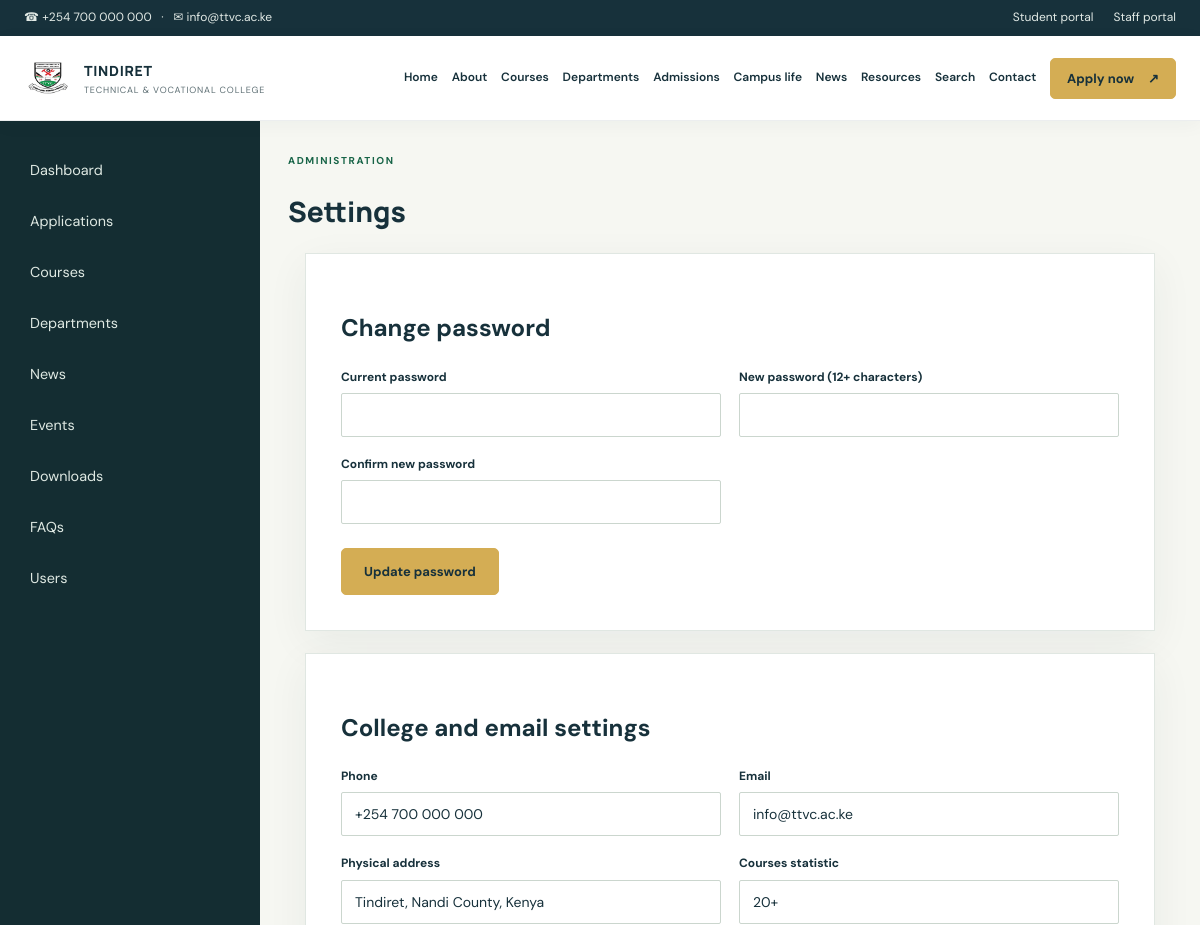
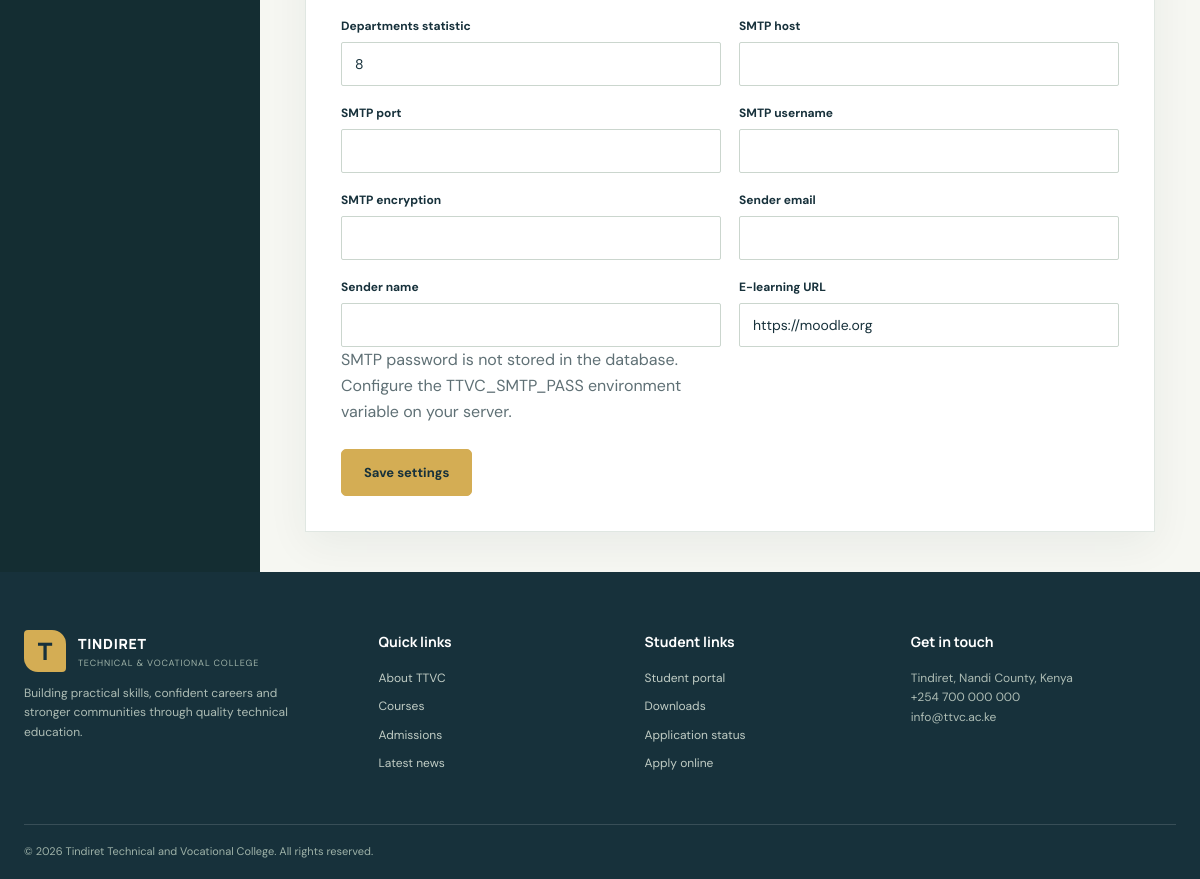
Page /admin/settings.php (signed in) on the committed database (2 pictures, top to bottom).
### tables this page shows
CREATE TABLE settings (
 id BIGINT UNSIGNED AUTO_INCREMENT PRIMARY KEY,
 setting_key VARCHAR(100) NOT NULL UNIQUE,
 setting_value TEXT NULL,
 updated_at TIMESTAMP NOT NULL DEFAULT CURRENT_TIMESTAMP ON UPDATE CURRENT_TIMESTAMP
);

### config/database.php (called while the page is built, shortened)
<?php
function db(): PDO
{
    static $pdo;
    if ($pdo instanceof PDO) {
        return $pdo;
    }
    $host = getenv('TTVC_DB_HOST') ?: '127.0.0.1';
    $port = getenv('TTVC_DB_PORT') ?: '3306';
    $database = getenv('TTVC_DB_NAME') ?: 'ttvc';
    $username = getenv('TTVC_DB_USER') ?: 'root';
    $password = getenv('TTVC_DB_PASS') ?: 'Domtila123';
    $charset = getenv('TTVC_DB_CHARSET') ?: 'utf8mb4';
    $dsn = "mysql:host={$host};port={$port};dbname={$database};charset={$charset}";
    $pdo = new PDO($dsn, $username, $password, [
        PDO::ATTR_ERRMODE => PDO::ERRMODE_EXCEPTION,
        PDO::ATTR_DEFAULT_FETCH_MODE => PDO::FETCH_ASSOC,
        PDO::ATTR_EMULATE_PREPARES => false,
        PDO::MYSQL_ATTR_INIT_COMMAND => "SET NAMES {$charset}",
    ]);
    return $pdo;
}

### includes/functions.php (called while the page is built, shortened)
<?php
require_once __DIR__ . '/../config/database.php';
function e(?string $value): string
{
    return htmlspecialchars($value ?? '', ENT_QUOTES | ENT_SUBSTITUTE, 'UTF-8');
}
function url(string $path = ''): string
{
    return APP_BASE_URL . '/' . ltrim($path, '/');
}
function setting(string $key, string $fallback = ''): string
{
    try {
        $stmt = db()->prepare('SELECT setting_value FROM settings WHERE setting_key = ? LIMIT 1');
        $stmt->execute([$key]);
        return (string)($stmt->fetchColumn() ?: $fallback);
    } catch (PDOException) {
        return $fallback;
    }
}

### admin/settings.php (the view, shortened to what this page needs)
<?php
$force=(bool)($_GET['password']??false);$pageTitle='Settings';include __DIR__.'/../includes/header.php';$nav=['Dashboard'=>'dashboard.php','Applications'=>'applications.php','Courses'=>'courses.php','Departments'=>'departments.php','News'=>'news.php','Events'=>'events.php','Downloads'=>'downloads.php','FAQs'=>'faqs.php','Users'=>'users.php'];
?><section class="admin-shell"><aside class="admin-sidebar"><?php foreach($nav as $label=>$path):?><a href="<?= e(url('admin/'.$path)) ?>"><?= e($label) ?></a><?php endforeach;?></aside><div class="admin-content"><p class="eyebrow">Administration</p><h1>Settings</h1><?php include __DIR__.'/../includes/alerts.php';?><?php if($force):?><div class="alert">Change the temporary password before using the admin dashboard.</div><?php endif;?><form class="form-panel" method="post"><input type="hidden" name="csrf_token" value="<?= e(csrf_token()) ?>"><input type="hidden" name="action" value="password"><h2>Change password</h2><div class="form-grid"><div class="field"><label>Current password</label><input name="current_password" type="password" required autocomplete="current-password"></div><div class="field"><label>New password (12+ characters)</label><input name="new_password" type="password" required minlength="12" autocomplete="new-password"></div><div class="field"><label>Confirm new password</label><input name="confirm_password" type="password" required minlength="12" autocomplete="new-password"></div></div><div class="form-actions"><button class="button">Update password</button></div></form><?php if(($_SESSION['admin_role']??'')==='Super Admin'):?><form class="form-panel" method="post" style="margin-top:22px"><input type="hidden" name="csrf_token" value="<?= e(csrf_token()) ?>"><input type="hidden" name="action" value="settings"><h2>College and email settings</h2><div class="form-grid"><?php foreach(['phone'=>'Phone','email'=>'Email','address'=>'Physical address','stat_courses'=>'Courses statistic','stat_departments'=>'Departments statistic','smtp_host'=>'SMTP host','smtp_port'=>'SMTP port','smtp_username'=>'SMTP username','smtp_encryption'=>'SMTP encryption','smtp_from_email'=>'Sender email','smtp_from_name'=>'Sender name','elearning_url'=>'E-learning URL'] as $key=>$label):?><div class="field"><label><?= e($label) ?></label><input name="<?= e($key) ?>" value="<?= e(setting($key)) ?>" <?= $key==='email'||$key==='smtp_from_email'?'type="email"':($key==='elearning_url'?'type="url"':'') ?>></div><?php endforeach;?></div><p class="body-copy">SMTP password is not stored in the database. Configure the TTVC_SMTP_PASS environment variable on your server.</p><div class="form-actions"><button class="button">Save settings</button><a class="button button-outline" href="<?= e(url('admin/users.php')) ?>">Manage administrators</a></div></form><?php endif;?></div></section><?php include __DIR__.'/../includes/footer.php';?>

### includes/navbar.php
<div class="topbar"><div class="container topbar-inner"><span>☎ <?= e(setting('phone', '+254 700 000 000')) ?> &nbsp; · &nbsp; ✉ <?= e(setting('email', 'info@ttvc.ac.ke')) ?></span><span><a href="<?= e(url('portals.php')) ?>">Student portal</a><a href="<?= e(url('admin/login.php')) ?>">Staff portal</a></span></div></div>
<header class="site-header"><div class="container nav-wrap"><a class="brand" href="<?= e(url('index.php')) ?>"><img class="brand-logo" src="<?= e(url('assets/images/Tindiret-TVC-logo.png')) ?>" alt="Tindiret TVC logo"><span><b>TINDIRET</b><small>TECHNICAL & VOCATIONAL COLLEGE</small></span></a><button class="menu-toggle" aria-label="Open navigation" aria-expanded="false">☰</button><nav class="main-nav"><a href="<?= e(url('index.php')) ?>">Home</a><a href="<?= e(url('about.php')) ?>">About</a><a href="<?= e(url('courses.php')) ?>">Courses</a><a href="<?= e(url('departments.php')) ?>">Departments</a><a href="<?= e(url('admissions.php')) ?>">Admissions</a><a href="<?= e(url('events.php')) ?>">Campus life</a><a href="<?= e(url('news.php')) ?>">News</a><a href="<?= e(url('downloads.php')) ?>">Resources</a><a href="<?= e(url('search.php')) ?>">Search</a><a href="<?= e(url('contact.php')) ?>">Contact</a><a class="button button-small" href="<?= e(url('apply.php')) ?>">Apply now <span aria-hidden="true">↗</span></a></nav></div></header>

### includes/footer.php
</main>
<footer class="site-footer"><div class="container footer-grid"><div><a class="brand brand-light" href="<?= e(url('index.php')) ?>"><span class="brand-mark">T</span><span><b>TINDIRET</b><small>TECHNICAL & VOCATIONAL COLLEGE</small></span></a><p>Building practical skills, confident careers and stronger communities through quality technical education.</p></div><div><h3>Quick links</h3><a href="<?= e(url('about.php')) ?>">About TTVC</a><a href="<?= e(url('courses.php')) ?>">Courses</a><a href="<?= e(url('admissions.php')) ?>">Admissions</a><a href="<?= e(url('news.php')) ?>">Latest news</a></div><div><h3>Student links</h3><a href="<?= e(url('portals.php')) ?>">Student portal</a><a href="<?= e(url('downloads.php')) ?>">Downloads</a><a href="<?= e(url('application-status.php')) ?>">Application status</a><a href="<?= e(url('apply.php')) ?>">Apply online</a></div><div><h3>Get in touch</h3><p><?= e(setting('address', 'Tindiret, Nandi County, Kenya')) ?><br><?= e(setting('phone', '+254 700 000 000')) ?><br><?= e(setting('email', 'info@ttvc.ac.ke')) ?></p></div></div><div class="container footer-bottom">© <?= date('Y') ?> Tindiret Technical and Vocational College. All rights reserved.</div></footer>
</body>
</html>

### assets/css/site.css (style rules this page uses)
:root { --ink:#142d32;--ink-2:#27464a;--green:#1b6755;--green-bright:#34856b;--gold:#d5a63c;--paper:#f5f5ef;--white:#fff;--muted:#667875;--line:#dce3dc;--serif:'Manrope',sans-serif;--sans:'DM Sans',sans-serif;--shadow:0 18px 48px rgba(20,45,50,.12) }
* { box-sizing:border-box }
html { scroll-behavior:smooth }
body { margin:0;color:var(--ink);font-family:var(--sans);font-size:16px;line-height:1.6;background:#fff }
a { color:inherit;text-decoration:none }
img { max-width:100% }
.container { width:min(1160px,calc(100% - 48px));margin-inline:auto }
.topbar { background:var(--ink);color:#d8e4dc;font-size:12px }
.topbar-inner { display:flex;justify-content:space-between;padding:8px 0 }
.topbar a { margin-left:20px }
.site-header { position:sticky;top:0;z-index:20;background:rgba(255,255,255,.97);border-bottom:1px solid rgba(20,45,50,.08);backdrop-filter:blur(12px) }
.nav-wrap { height:82px;display:flex;justify-content:space-between;align-items:center }
.brand { display:flex;align-items:center;gap:11px;line-height:1.15 }
.brand-mark { height:42px;width:42px;display:grid;place-items:center;background:var(--green);color:#fff;font-family:var(--serif);font-size:24px;font-weight:800;border-radius:4px 14px 4px 14px }
.brand b { display:block;font:800 14px var(--serif);letter-spacing:.5px }
.brand small { display:block;margin-top:5px;font-size:9px;letter-spacing:1px;color:var(--muted) }
.main-nav { display:flex;align-items:center;gap:24px;font-size:13px;font-weight:600 }
.button { display:inline-flex;align-items:center;justify-content:center;gap:14px;padding:14px 22px;background:var(--gold);color:var(--ink);font:700 13px var(--sans);border:1px solid var(--gold);border-radius:3px;transition:.2s }
.button-small { padding:11px 16px;font-size:12px }
.button-outline { background:transparent;color:#fff;border-color:rgba(255,255,255,.6) }
.eyebrow { text-transform:uppercase;font-size:10px;letter-spacing:1.6px;font-weight:700;color:var(--green);margin:0 0 15px }
.body-copy { max-width:400px;color:var(--muted);margin:0 0 25px }
.site-footer { background:var(--ink);color:#dce5df;padding:58px 0 0 }
.footer-grid { display:grid;grid-template-columns:1.4fr 1fr 1fr 1.2fr;gap:45px;padding-bottom:42px }
.brand-light { color:#fff }
.brand-light .brand-mark { background:var(--gold);color:var(--ink) }
.brand-light small { color:#9eb2a8 }
.footer-grid p { font-size:12px;color:#aebdb5;max-width:270px }
.footer-grid h3 { font:700 14px var(--serif);color:#fff;margin:2px 0 18px }
.footer-grid>div>a:not(.brand) { display:block;font-size:12px;color:#c1cdc5;margin:9px 0 }
.footer-bottom { border-top:1px solid rgba(255,255,255,.14);font-size:11px;color:#9eb2a8;padding:18px 0 }
.form-panel,.content-panel { max-width:850px;margin:auto;padding:35px;background:#fff;border:1px solid var(--line);box-shadow:0 12px 40px rgba(20,45,50,.06) }
.form-grid { display:grid;grid-template-columns:1fr 1fr;gap:18px }
.field { display:flex;flex-direction:column;gap:6px }
.field label { font-size:12px;font-weight:700 }
.field input,.field select,.field textarea,.search-field { width:100%;font:14px var(--sans);padding:12px 13px;border:1px solid #cbd6ce;border-radius:2px;background:#fff;color:var(--ink) }
.form-actions { display:flex;gap:12px;margin-top:24px }
.admin-shell { display:grid;grid-template-columns:240px 1fr;min-height:75vh }
.admin-sidebar { background:var(--ink);padding:24px 16px;color:#fff }
.admin-sidebar a { display:block;color:#c8d5cd;padding:10px 12px;font-size:13px;border-radius:3px }
.admin-content { padding:32px;overflow:auto }
.admin-content h1 { font:800 28px var(--serif) }

### assets/css/custom.css (style rules this page uses)
.brand { display: flex; align-items: center; gap: 12px; }
.brand-logo { width: 42px; height: 42px; object-fit: contain; display: block; border-radius: 10px; background: rgba(27,103,85,0.08); padding: 4px; }
.admin-shell { display: grid; grid-template-columns: 260px 1fr; min-height: calc(100vh - 160px); background: #f6f7f2; }
.admin-sidebar { background: #142d32; color: #edf5ef; padding: 28px 18px; display: flex; flex-direction: column; gap: 8px; }
.admin-sidebar a { padding: 10px 12px; border-radius: 10px; color: #dfe9e3; font-size: 0.9rem; transition: .2s ease; }
.admin-content { padding: 32px 28px 40px; }

### rows in the picture
settings: setting_value "+254 700 000 000", phone "+254 700 000 000"
settings: setting_value "info@ttvc.ac.ke", email "info@ttvc.ac.ke"
settings: address "Tindiret, Nandi County, Kenya", setting_value "Tindiret, Nandi County, Kenya"
settings: stat_courses "20+"
settings: stat_departments "8"
settings: elearning_url "https://moodle.org"

### other values in the picture
$label "Dashboard"
$label "Applications"
$label "Courses"
$label "Departments"
$label "News"
$label "Events"
$label "Downloads"
$label "FAQs"
$label "Users"
$label "Phone"
$label "Email"
$label "Physical address"
$label "Courses statistic"
$label "Departments statistic"
$label "SMTP host"
